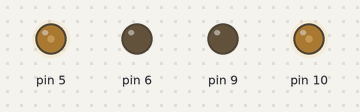
Simulated run of this sketch. Board: Arduino Uno, built with avr-gcc and run on an emulated ATmega328P. Parts: output pins drawn as LEDs (lit = HIGH).

Above: at 0.1 s.
Timing chart, 0 to 1.6 s (numbered marks = the images above):
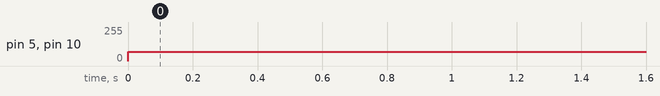

Measured:
- by itself, pin 5, pin 10: 0/255 → 70/255 at 0.00 s

The sketch:

sketch_sep27b.ino
```cpp
void setup() {
  // put your setup code here, to run once:
pinMode(5,OUTPUT);
pinMode(6,OUTPUT);
pinMode(10,OUTPUT);
pinMode(9,OUTPUT);
}

void loop() {
  // put your main code here, to run repeatedly:
analogWrite(5,70);
analogWrite(6,0);
analogWrite(10,70);
analogWrite(9,0);
}
```
